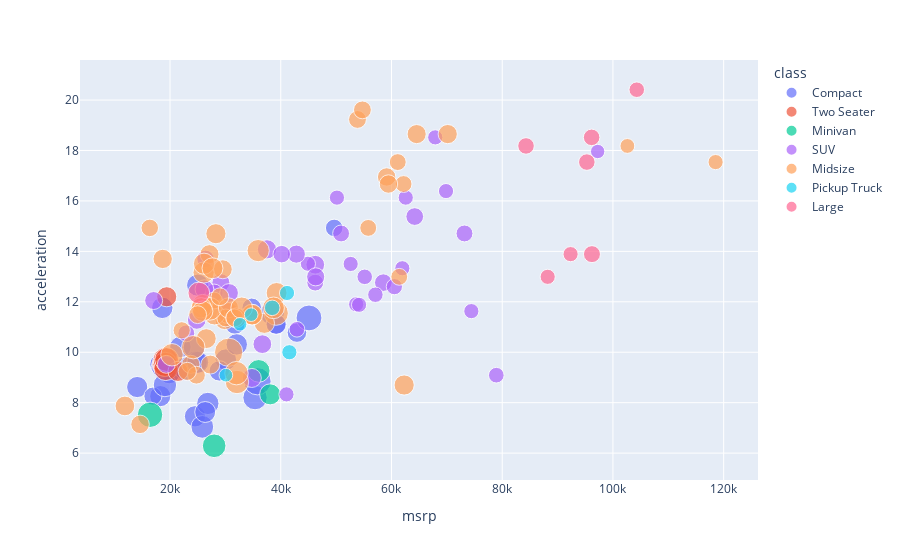

The code cell stored with this chart in its notebook:
### Markdown cell above
We could even consider plotting at MPG, acceleration, and price all at once.

### Code cell
px.scatter(hybrid.to_df(), 
           x="msrp", 
           y="acceleration", 
           size="mpg",
           hover_name="vehicle", 
           color="class")

### Figure 1 — Plotly figure (JSON) as saved in the notebook; plotly's stock layout.template omitted (floating-point values rounded to 4 significant figures)
{"data": [{"hovertemplate": "<b>%{hovertext}</b><br><br>class=Compact<br>msrp=%{x}<br>acceleration=%{y}<br>mpg=%{marker.size}<extra></extra>", "hovertext": ["Prius (1st Gen)", "Tino", "Prius (2nd Gen)", "Civic (1st Gen)", "Civic", "Civic (2nd Gen)", "Civic", "Prius (3rd Gen)", "Lexus HS250h", "Avante/Elantra LPI", "Auris HSD", "Fit/Jazz", "Insight", "Chevrolet Volt", "HS 250h", "Aqua", "Lexus CT200h", "Civic (3rd Gen)", "3008", "Insight", "Prius C", "Ampera", "Insight", "Chevrolet Volt", "Prius C", "Jetta", "Civic", "Insight", "CT 200h", "ILX", "ActiveHybrid 3", "Chevrolet Volt"], "legendgroup": "Compact", "marker": {"color": "#636efa", "size": [41.26, 54.1, 45.23, 47.04, 41, 39.99, 41, 47.98, 54.1, 41.87, 68.21, 30, 41, 35, 35, 50, 42, 44.36, 61.16, 41, 50, 37, 42, 37, 50, 45, 44, 42, 42, 38, 28, 37], "sizemode": "area", "sizeref": 0.1823, "symbol": "circle"}, "mode": "markers", "name": "Compact", "orientation": "v", "showlegend": true, "type": "scatter", "x": [24510.0, 35350.0, 26830.0, 25830.0, 14070.0, 26350.0, 18240.0, 24640.0, 38480.0, 21870.0, 35790.0, 16910.0, 19860.0, 42920.0, 34750.0, 22850.0, 30080.0, 25000.0, 45100.0, 18250.0, 19010.0, 31740.0, 18560.0, 39260.0, 19080, 24995, 24360, 18600, 32050, 28900, 49650, 39145], "xaxis": "x", "y": [7.46, 8.2, 7.97, 7.04, 8.62, 7.63, 8.26, 9.6, 11.55, 10.21, 8.85, 8.26, 9.17, 10.78, 11.76, 9.35, 9.71, 9.6, 11.36, 9.52, 9.35, 11.11, 9.42, 11.11, 8.7, 12.66, 10.2, 11.76, 10.31, 9.26, 14.93, 11.11], "yaxis": "y"}, {"hovertemplate": "<b>%{hovertext}</b><br><br>class=Two Seater<br>msrp=%{x}<br>acceleration=%{y}<br>mpg=%{marker.size}<extra></extra>", "hovertext": ["Insight", "Insight", "Insight", "Insight", "Insight", "Insight", "CR-Z", "CR-Z"], "legendgroup": "Two Seater", "marker": {"color": "#EF553B", "size": [53, 53, 53, 53, 52, 52, 37, 37], "sizemode": "area", "sizeref": 0.1823, "symbol": "circle"}, "mode": "markers", "name": "Two Seater", "orientation": "v", "showlegend": true, "type": "scatter", "x": [18940.0, 19040.0, 19140.0, 19140.0, 19240.0, 19390.0, 21440.0, 19400.0], "xaxis": "x", "y": [9.52, 9.52, 9.71, 9.52, 9.35, 9.71, 9.24, 12.2], "yaxis": "y"}, {"hovertemplate": "<b>%{hovertext}</b><br><br>class=Minivan<br>msrp=%{x}<br>acceleration=%{y}<br>mpg=%{marker.size}<extra></extra>", "hovertext": ["Alphard", "Estima", "Fit Shuttle", "Freed/Freed Spike"], "legendgroup": "Minivan", "marker": {"color": "#00cc96", "size": [40.46, 47.04, 58.8, 50.81], "sizemode": "area", "sizeref": 0.1823, "symbol": "circle"}, "mode": "markers", "name": "Minivan", "orientation": "v", "showlegend": true, "type": "scatter", "x": [38080.0, 36010.0, 16390.0, 27970.0], "xaxis": "x", "y": [8.33, 9.26, 7.52, 6.29], "yaxis": "y"}, {"hovertemplate": "<b>%{hovertext}</b><br><br>class=SUV<br>msrp=%{x}<br>acceleration=%{y}<br>mpg=%{marker.size}<extra></extra>", "hovertext": ["Escape", "Lexus RX400h", "Highlander", "Escape 2WD", "Mercury Mariner", "Chevrolet Tahoe", "Kluger", "Tribute", "GMC Yukon", "Vue", "Cadillac Escalade", "Lexus RX450h", "ML450 Blue HV", "ActiveHybrid X6", "Vue", "Aspen HEV", "Durango", "Touareg", "Audi Q5", "Jeep Patriot", "Cayenne S", "Tribute 4WD", "Mariner FWD", "RX 450h", "ML450 4natic", "Escape FWD", "Tribute 2WD", "Cayenne S", "Touareg", "Yukon 1500", "RX 450h", "Highlander 4WD", "Q5", "Cayenne S", "Touareg", "Escalade 2WD", "Tahoe 2WD", "Yukon 1500", "Yukon 1500"], "legendgroup": "SUV", "marker": {"color": "#ab63fa", "size": [31.99, 28.23, 29.4, 29, 32.93, 22.35, 25.87, 31.75, 21.78, 26, 22.35, 31.99, 23.99, 18.82, 28, 21, 21, 28.7, 33.64, 29.4, 26.11, 29, 32, 30, 22, 32, 32, 21, 21, 21, 30, 28, 26, 21, 21, 21, 21, 21, 21], "sizemode": "area", "sizeref": 0.1823, "symbol": "circle"}, "mode": "markers", "name": "SUV", "orientation": "v", "showlegend": true, "type": "scatter", "x": [36680.0, 58520.0, 29190.0, 19320.0, 34770.0, 42920.0, 46230.0, 24820.0, 57090.0, 22940.0, 78930.0, 46230.0, 60520.0, 97240.0, 26410.0, 44900.0, 41030.0, 64200.0, 37510.0, 17050.0, 73180.0, 27970.0, 30190.0, 42810.0, 55160.0, 30660.0, 26210.0, 67900.0, 50150.0, 52630.0, 46310, 40170, 50900, 69850, 62575, 74425, 53620, 54145, 61960], "xaxis": "x", "y": [10.32, 12.76, 12.76, 9.52, 8.98, 10.91, 12.76, 11.28, 12.28, 10.75, 9.09, 13.47, 12.6, 17.96, 13.7, 13.51, 8.33, 15.38, 14.08, 12.05, 14.71, 12.35, 11.63, 13.89, 12.99, 12.35, 12.5, 18.52, 16.13, 13.5, 12.99, 13.89, 14.71, 16.39, 16.13, 11.63, 11.9, 11.88, 13.33], "yaxis": "y"}, {"hovertemplate": "<b>%{hovertext}</b><br><br>class=Midsize<br>msrp=%{x}<br>acceleration=%{y}<br>mpg=%{marker.size}<extra></extra>", "hovertext": ["Prius", "Accord", "Camry", "Lexus GS450h", "Altima", "Lexus LS600h/hL", "Aura", "Crown", "F3DM", "Altima", "A5 BSG", "Mercury Milan", "SAI", "Malibu", "F3DM PHEV", "Besturn B50  ", "Lincoln MKZ", "Sonata", "Fuga Infiniti M35H", "Fusion FWD", "Prius alpha (V)", "Buick Regal", "Prius V", "Optima K5", "MKZ FWD", "Sonata", "Camry", "ActiveHybrid 7i", "Prius PHV", "ActiveHybrid 5", "Lexus GS450h", "Camry LE", "MKZ FWD", "M35h", "LaCrosse", "ActiveHybrid 5", "Prius", "Fusion FWD", "Camry LE", "Camry LXLE", "Sonata", "Optima", "Sonata Limited", "Optima EX", "Malibu", "LaCrosse", "Regal", "MKZ FWD", "ES 300h", "GS 450h", "M35h", "E400", "ActiveHybrid 5", "Prius Plug-in", "C-Max Energi Plug-in", "Fusion Energi Plug-in"], "legendgroup": "Midsize", "marker": {"color": "#FFA15A", "size": [46, 28, 33.64, 33.4, 32.93, 21, 27, 37.16, 30.11, 34, 35.28, 40.69, 54.1, 29, 30.15, 31.28, 37.63, 37, 33.64, 39, 72.92, 25.99, 32.93, 36, 39, 36, 33, 20, 50, 26, 31, 41, 39, 29, 29, 26, 50, 47, 41, 40, 38, 38, 37, 37, 29, 29, 29, 45, 40, 31, 29, 26, 26, 50, 43, 43], "sizemode": "area", "sizeref": 0.1823, "symbol": "circle"}, "mode": "markers", "name": "Midsize", "orientation": "v", "showlegend": true, "type": "scatter", "x": [20360.0, 16340.0, 29850.0, 64550.0, 29520.0, 118500.0, 22110.0, 62290.0, 23740.0, 18680.0, 11850.0, 30520.0, 39170.0, 24770.0, 23120.0, 14590.0, 37040.0, 28290.0, 70160.0, 28030.0, 30590.0, 27950.0, 27270.0, 26550.0, 34750.0, 25870.0, 27130.0, 102600.0, 32100.0, 62180.0, 59130.0, 26070.0, 34860.0, 53860.0, 30050.0, 61130.0, 24200, 27200, 26140, 27670, 25650, 25900, 30550, 31950, 24985, 31660, 29015, 35925, 39250, 59450, 54750, 55800, 61400, 32000, 32950, 38700], "xaxis": "x", "y": [9.9, 14.93, 11.28, 18.65, 13.29, 17.54, 10.87, 8.7, 9.52, 13.7, 7.87, 11.55, 11.55, 9.09, 9.24, 7.14, 11.15, 14.7, 18.65, 11.49, 10, 12.05, 9.51, 10.54, 11.49, 11.9, 13.89, 18.18, 8.82, 16.67, 16.95, 13.16, 11.49, 19.23, 11.36, 17.54, 10.2, 11.72, 13.51, 13.33, 11.76, 11.63, 11.76, 11.36, 11.49, 11.36, 12.2, 14.03, 12.35, 16.67, 19.61, 14.93, 12.99, 9.17, 11.76, 11.76], "yaxis": "y"}, {"hovertemplate": "<b>%{hovertext}</b><br><br>class=Pickup Truck<br>msrp=%{x}<br>acceleration=%{y}<br>mpg=%{marker.size}<extra></extra>", "hovertext": ["Silverado 15 2WD", "Silverado 15 2WD", "Silverado 15 2WD", "Silverado 15 2WD", "Silverado 15 2WD", "Sierra 15 2WD"], "legendgroup": "Pickup Truck", "marker": {"color": "#19d3f3", "size": [17, 17, 17, 22, 21, 21], "sizemode": "area", "sizeref": 0.1823, "symbol": "circle"}, "mode": "markers", "name": "Pickup Truck", "orientation": "v", "showlegend": true, "type": "scatter", "x": [30090.0, 32650.0, 34650.0, 38450.0, 41135, 41555], "xaxis": "x", "y": [9.09, 11.11, 11.49, 11.76, 12.35, 10], "yaxis": "y"}, {"hovertemplate": "<b>%{hovertext}</b><br><br>class=Large<br>msrp=%{x}<br>acceleration=%{y}<br>mpg=%{marker.size}<extra></extra>", "hovertext": ["S400 Long", "ActiveHybrid 7", "S400", "Panamera S", "C-Max FWD", "ActiveHybrid 7L", "Panamera S", "S400"], "legendgroup": "Large", "marker": {"color": "#FF6692", "size": [26.34, 22.11, 21, 25, 43, 25, 25, 21], "sizemode": "area", "sizeref": 0.1823, "symbol": "circle"}, "mode": "markers", "name": "Large", "orientation": "v", "showlegend": true, "type": "scatter", "x": [96210.0, 104300.0, 88210.0, 95280.0, 25200, 84300, 96150, 92350], "xaxis": "x", "y": [13.89, 20.41, 12.99, 17.54, 12.35, 18.18, 18.52, 13.89], "yaxis": "y"}], "layout": {"legend": {"itemsizing": "constant", "title": {"text": "class"}, "tracegroupgap": 0}, "margin": {"t": 60}, "xaxis": {"anchor": "y", "domain": [0, 1], "title": {"text": "msrp"}}, "yaxis": {"anchor": "x", "domain": [0, 1], "title": {"text": "acceleration"}}}}
